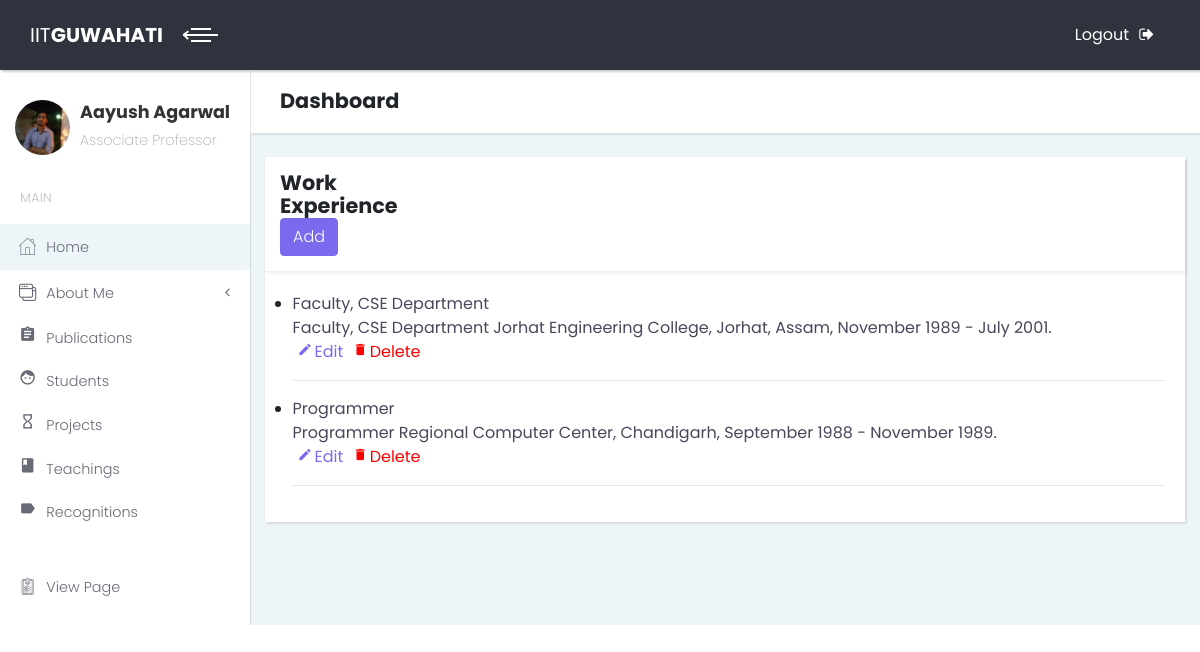
Page /test/work/ (signed in) on the committed database.
### details/models.py (models this page shows, shortened)
class ProfileDetails(models.Model):
    username = models.OneToOneField(User, on_delete=models.CASCADE, primary_key=True)
    name = models.CharField(max_length=255)
    designation = models.CharField(max_length=255)
    department = models.CharField(max_length=128)
    institute = models.CharField(max_length=255)
    office = models.CharField(max_length=255)
    email = models.EmailField()
    phone = models.IntegerField()
    date_of_birth = models.DateField()
    research_interest = models.TextField()
    profile_pic = models.ImageField(upload_to='photos/', blank=True, null=True)
    profile_page = models.CharField(blank=True, max_length=1000)

class WorkDetails(models.Model):
    username = models.ForeignKey(User, on_delete=models.CASCADE)
    experience = models.CharField(max_length=255)
    description = models.CharField(max_length=255)

### details/views.py (the view)
@login_required
def Work(request):
    user_name = request.user.username
    try:
        users = WorkDetails.objects.filter(username__username=user_name)
    except ObjectDoesNotExist:
        return redirect('/test/work/create')
    try:
        profile = ProfileDetails.objects.get(username__username=request.user.username)
    except ProfileDetails.DoesNotExist:
        profile=None
    context={
        'users':users,
        'profile':profile,
    }
    return render(request, 'work.html', context)

### details/templates/work.html (shortened to what this page needs)
{% extends "dashboard.html" %}
{% block name %}
<h2><span style="padding-right: 790px">Work Experience</span>
  <a href = "{% url 'details:work' %}add" style="">
    <button type="button" class="btn btn-primary" name="button">Add</button>
  </a>
</h2>
{% endblock %}
{% block content %}
  <ul>
  {% for sub in users %}
    <li>
      <div id="list">{{sub.experience}}<br>
        {{sub.description}}
    </div>
    <a href="{% url 'details:work_edit' pk=sub.pk %}">
      <i class="material-icons" id="icon">mode_edit</i>Edit
    </a>
    <a href="{% url 'details:work_delete' pk=sub.pk %}" style="color: red">
      <i class="material-icons" id="icon">delete</i>Delete
    </a>
      <hr>
    </li>
  {% endfor %}
</ul>
{% endblock %}

### templates/dashboard.html (shortened to what this page needs)
<!DOCTYPE html>
{% load staticfiles %}
<html>
<head>
  <link rel="stylesheet" href="{% static "vendor/bootstrap/css/bootstrap.min.css" %}">
  <link rel="stylesheet" href="{% static "css/fontastic.css" %}">
  <link rel="stylesheet" href="{% static "vendor/font-awesome/css/font-awesome.min.css" %}">
  <link rel="stylesheet" href="{% static "css/style.default.css" %}" id="theme-stylesheet">
  <link rel="stylesheet" href="{% static "css/custom.css" %}">
  <link href="http://maxcdn.bootstrapcdn.com/font-awesome/latest/css/font-awesome.min.css" rel="stylesheet">
</head>
  <body>
    <div class="page home-page">
      <header class="header">
        <nav class="navbar">
          <div class="container-fluid">
            <div class="navbar-holder d-flex align-items-center justify-content-between">
              <div class="navbar-header">
                <a href="#" class="navbar-brand">
                  <div class="brand-text brand-big"><span>IIT</span><strong>GUWAHATI</strong></div>
                  <div class="brand-text brand-small"><strong>IITG</strong></div></a>
                <a id="toggle-btn" href="#" class="menu-btn active"><span></span><span></span><span></span></a>
              </div>
              <ul class="nav-menu list-unstyled d-flex flex-md-row align-items-md-center">
                <li class="nav-item"><a href="/users/logout" class="nav-link logout">Logout<i class="fa fa-sign-out"></i></a></li>
              </ul>
            </div>
          </div>
        </nav>
      </header>
      <div class="page-content d-flex align-items-stretch">
        <nav class="side-navbar">
          <div class="sidebar-header d-flex align-items-center">
            <div class="avatar"><img src="{{ profile.profile_pic.url }}" alt="" class="img-fluid rounded-circle"></div>
            <div class="title">
              <h1 class="h4">{{user.first_name}} {{user.last_name}}</h1>
              <p>{{profile.designation}}</p>
            </div>
          </div>
          <span class="heading">Main</span>
          <ul class="list-unstyled">
            <li class="active" id="home"> <a href="/test"><i class="icon-home"></i>Home</a></li>
            <li><a href="#dashvariants" aria-expanded="false" data-toggle="collapse"> <i class="icon-interface-windows"></i>About Me</a>
            </li>
            <li id="pub"> <a href="{% url 'details:publication' %}"><i class="material-icons">assignment</i>Publications</a></li>
            <li id="stud"> <a href="{% url 'details:students'%}"><i class="material-icons">face</i>Students</a></li>
            <li id="proj"> <a href="{% url 'details:project'%}"><i class="material-icons">hourglass_empty</i>Projects</a></li>
            <li id="teach"> <a href="{% url 'details:teaching'%}"><i <i class="material-icons">class</i>Teachings</a></li>
            <li id="recog"> <a href="{% url 'details:recognition'%}"><i class="material-icons">label</i>Recognitions</a></li>
          </ul>
            <ul class="list-unstyled">
            <li id="gen"> <a href="/profile/{{user.username}}" target='_blank'> <i class="icon-padnote"></i>View Page</a></li>
          </ul>
        </nav>
        <div class="content-inner">
          <header class="page-header">
            <div class="container-fluid">
              <h2 class="no-margin-bottom">Dashboard</h2>
            </div>
          </header>
          <br>
          <div class="col-lg-12">
            <div class="card">
              <div class="card-header d-flex align-items-center">
                {% block name %}
                {% endblock %}
              </div>
            <div class="card-body" style="padding-left:3%">
              {% block content %}
              {% endblock %}
            </div>
            </div>
          </div>
         </div>
      </div>
    </div>
  </body>
</html>

### details/templates/work.html (style rules this page uses)
#list { color:rgb(75,70,90); }
#icon { font-size: 15px; padding-right: 2px; padding-left: 5px; }

### rows in the picture
ProfileDetails: profile_pic (picture), designation "Associate Professor"
WorkDetails: experience "Faculty, CSE Department", description "Faculty, CSE Department Jorhat Engineering College, Jorhat, Assam, November 1989 - July 2001."
WorkDetails: experience "Programmer", description "Programmer Regional Computer Center, Chandigarh, September 1988 - November 1989."

### other values in the picture
{{ user.first_name }} "Aayush"
{{ user.last_name }} "Agarwal"
